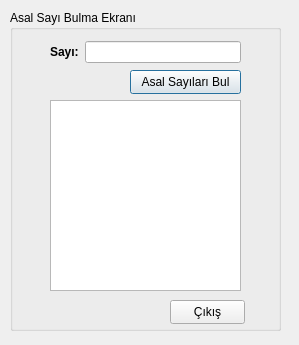
<?xml version="1.0" encoding="UTF-8"?>
<ui version="4.0">
 <class>Dialog</class>
 <widget class="QDialog" name="Dialog">
  <property name="geometry">
   <rect>
    <x>0</x>
    <y>0</y>
    <width>299</width>
    <height>345</height>
   </rect>
  </property>
  <property name="windowTitle">
   <string>Dialog</string>
  </property>
  <widget class="QGroupBox" name="groupBox">
   <property name="geometry">
    <rect>
     <x>10</x>
     <y>10</y>
     <width>271</width>
     <height>321</height>
    </rect>
   </property>
   <property name="title">
    <string>Asal Sayı Bulma Ekranı</string>
   </property>
   <widget class="QPushButton" name="pushButtonAsalSayiBul">
    <property name="geometry">
     <rect>
      <x>120</x>
      <y>60</y>
      <width>111</width>
      <height>24</height>
     </rect>
    </property>
    <property name="text">
     <string>Asal Sayıları Bul</string>
    </property>
   </widget>
   <widget class="QTextBrowser" name="textBrowserAsalSayiGoster">
    <property name="geometry">
     <rect>
      <x>40</x>
      <y>90</y>
      <width>191</width>
      <height>191</height>
     </rect>
    </property>
   </widget>
   <widget class="QPushButton" name="pushButtonCikis">
    <property name="geometry">
     <rect>
      <x>160</x>
      <y>290</y>
      <width>75</width>
      <height>24</height>
     </rect>
    </property>
    <property name="text">
     <string>Çıkış</string>
    </property>
   </widget>
   <widget class="QWidget" name="">
    <property name="geometry">
     <rect>
      <x>40</x>
      <y>30</y>
      <width>191</width>
      <height>24</height>
     </rect>
    </property>
    <layout class="QHBoxLayout" name="horizontalLayout">
     <item>
      <widget class="QLabel" name="labelSayi">
       <property name="font">
        <font>
         <bold>true</bold>
        </font>
       </property>
       <property name="text">
        <string>Sayı:</string>
       </property>
      </widget>
     </item>
     <item>
      <widget class="QLineEdit" name="lineEditSayi"/>
     </item>
    </layout>
   </widget>
  </widget>
 </widget>
 <resources/>
 <connections>
  <connection>
   <sender>pushButtonCikis</sender>
   <signal>clicked()</signal>
   <receiver>Dialog</receiver>
   <slot>accept()</slot>
   <hints>
    <hint type="sourcelabel">
     <x>282</x>
     <y>307</y>
    </hint>
    <hint type="destinationlabel">
     <x>329</x>
     <y>138</y>
    </hint>
   </hints>
  </connection>
 </connections>
</ui>
